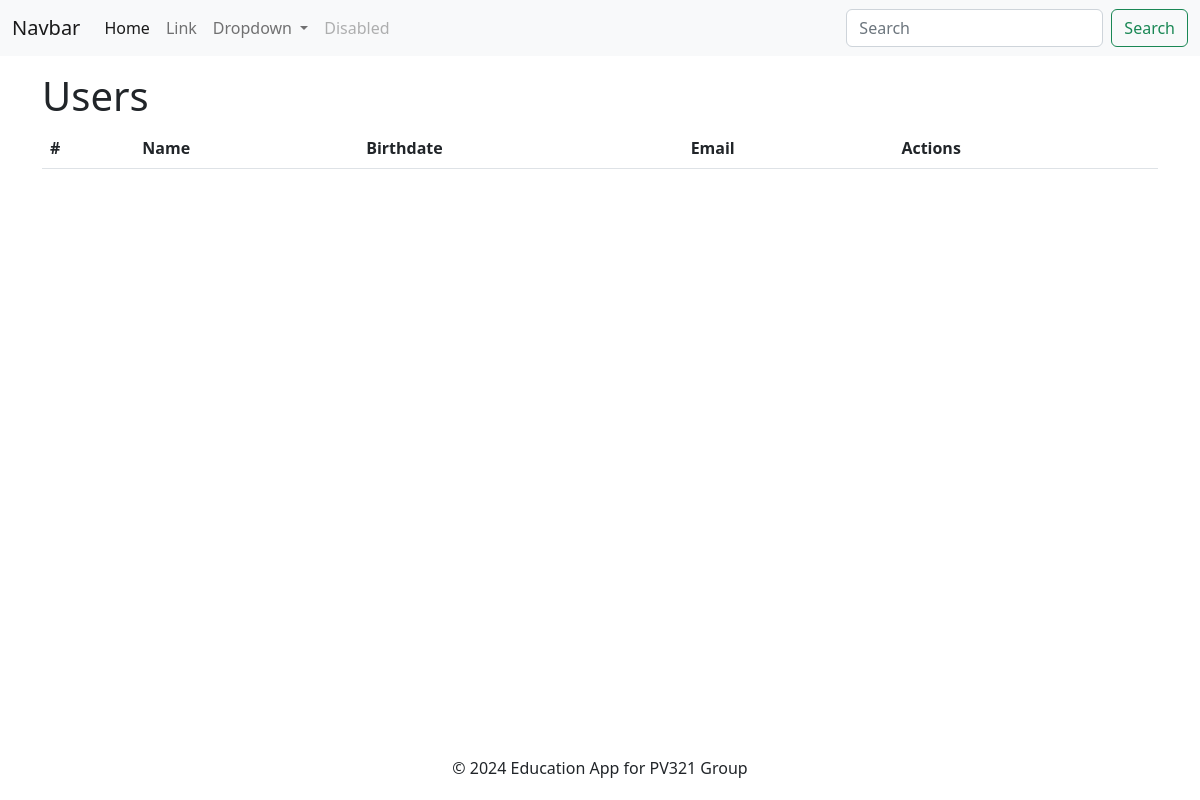
The app's page /users/home/, older data.
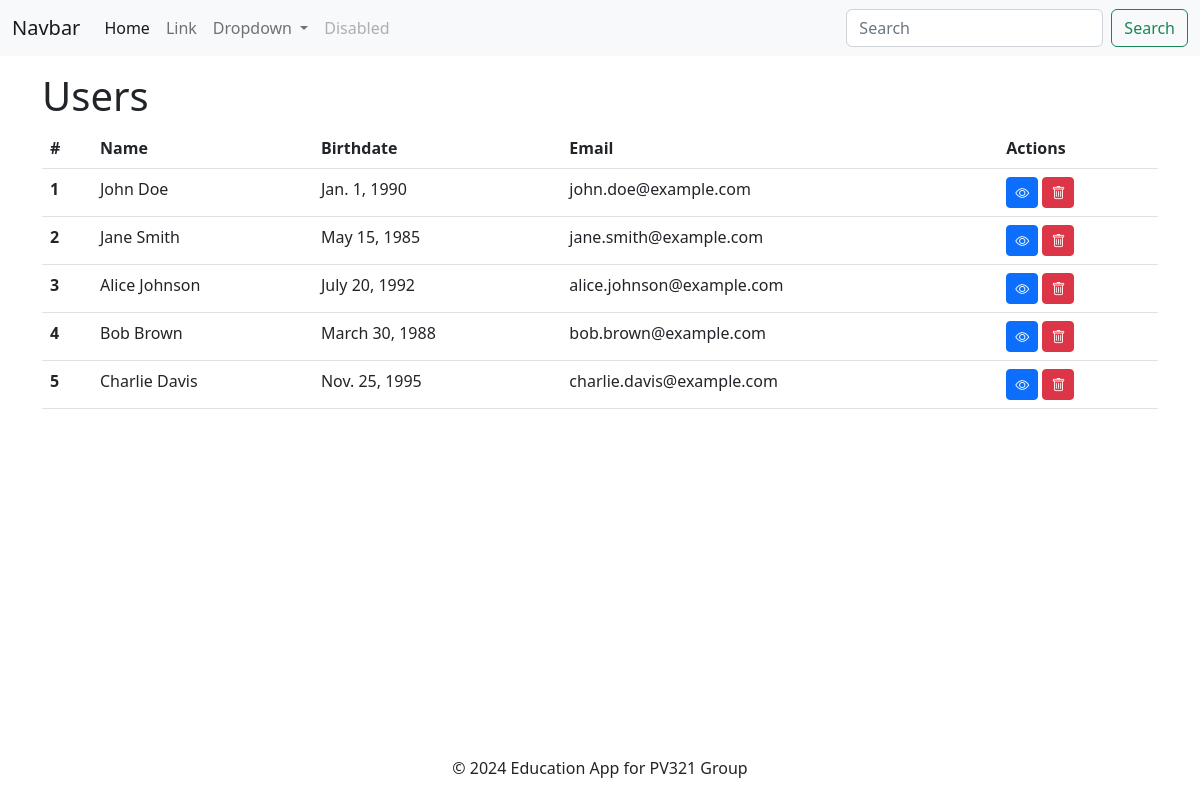
The same page, newer data.
### users/models.py (models this page shows, shortened)
class User(models.Model):
    name = models.CharField(max_length=255)
    email = models.EmailField()
    birthdate = models.DateField()
    username = models.CharField(max_length=255)

### users/views.py (the view)
# urls.py: 2. Add a URL to urlpatterns:  path('', views.home, name='home')
def home(request):
    users = User.objects.all()
    return render(request, "index.html", {"users": users})

### users/templates/index.html
{% extends '_layout.html' %}
{% block header %}Users{% endblock %}
{% block content %}
<table class="table">
    <thead>
        <tr>
            <th scope="col">#</th>
            <th scope="col">Name</th>
            <th scope="col">Birthdate</th>
            <th scope="col">Email</th>
            <th scope="col">Actions</th>
        </tr>
    </thead>
    <tbody>
        {% for user in users %}
        <tr>
            <th scope="row">{{user.id}}</th>
            <td>{{user.name}}</td>
            <td>{{user.birthdate}}</td>
            <td>{{user.email}}</td>
            <td>
                <a href="/users/details/{{user.id}}" class="btn btn-primary btn-sm"><i class="bi bi-eye"></i></a>
                <a href="/users/delete/{{user.id}}" class="btn btn-danger btn-sm"><i class="bi bi-trash"></i></a>
            </td>
        </tr>
        {% endfor %}
    </tbody>
</table>
{% endblock %}

### users/templates/_layout.html (shortened to what this page needs)
{% load static %}
<!DOCTYPE html>
<html lang="en">
<head>
    <link href="https://cdn.jsdelivr.net/npm/bootstrap@5.2.3/dist/css/bootstrap.min.css" rel="stylesheet"
>
    <link rel="stylesheet" href="https://cdn.jsdelivr.net/npm/bootstrap-icons@1.11.3/font/bootstrap-icons.min.css">
    <link rel="stylesheet" href="{% static 'style.css' %}">
</head>
<body>
    <nav class="navbar navbar-expand-lg bg-light">
        <div class="container-fluid">
            <a class="navbar-brand" href="#">Navbar</a>
            <div class="collapse navbar-collapse" id="navbarSupportedContent">
                <ul class="navbar-nav me-auto mb-2 mb-lg-0">
                    <li class="nav-item">
                        <a class="nav-link active" aria-current="page" href="#">Home</a>
                    </li>
                    <li class="nav-item">
                        <a class="nav-link" href="#">Link</a>
                    </li>
                    <li class="nav-item dropdown">
                        <a class="nav-link dropdown-toggle" href="#" role="button" data-bs-toggle="dropdown"
                            aria-expanded="false">
                            Dropdown
                        </a>
                    </li>
                    <li class="nav-item">
                        <a class="nav-link disabled">Disabled</a>
                    </li>
                </ul>
                <form class="d-flex" role="search">
                    <input class="form-control me-2" type="search" placeholder="Search" aria-label="Search">
                    <button class="btn btn-outline-success" type="submit">Search</button>
                </form>
            </div>
        </div>
    </nav>
    <div class="container my-3">
        <h1>{% block header %}Title{% endblock %}</h1>
        <main>
            {% block content %}{% endblock %}
        </main>
    </div>
    <footer>
        <span>&copy; 2024 Education App for PV321 Group</span>
    </footer>
</body>
</html>

### users/static/style.css (style rules this page uses)
body { min-height: 100vh; display: flex; flex-direction: column; }
body>.container { flex-grow: 1; }
footer { text-align: center; padding: 20px; }

Row changes from the older to the newer data that the page shows:
added User: id "1", name "John Doe", birthdate "Jan. 1, 1990", email "john.doe@example.com"
added User: id "2", name "Jane Smith", birthdate "May 15, 1985", email "jane.smith@example.com"
added User: id "3", name "Alice Johnson", birthdate "July 20, 1992", email "alice.johnson@example.com"
added User: id "4", name "Bob Brown", birthdate "March 30, 1988", email "bob.brown@example.com"
added User: id "5", name "Charlie Davis", birthdate "Nov. 25, 1995", email "charlie.davis@example.com"
